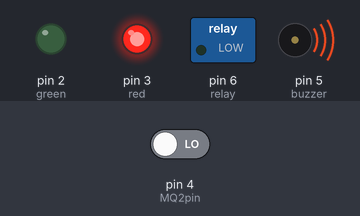
Recording of a sketch running on a simulated Arduino Uno, built with avr-gcc and run on an emulated ATmega328P. Shown: switched loads named in the sketch (green lamp = pin HIGH), output pins drawn as LEDs (lit = HIGH), buzzer (waves = sounding, pin HIGH). The inputs (shaded band) are chosen by the test bench; at power-on: pin 4 (MQ2pin) LOW. What the sketch prints to the serial monitor is not drawn.

Above: at 30.05 s.
At 32.73 s:
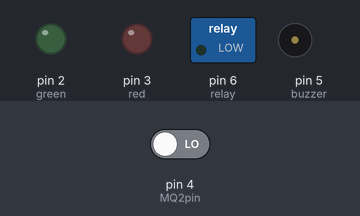
Timing chart, 0 to 33.0 s (numbered marks = the images above):
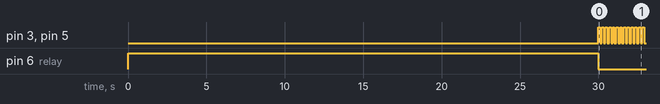

The sketch:

ALNAQI_Arduino.ino
```cpp
#define MQ2pin 4
#define relay 6
#define buzzer 5
#define red 3
#define green 2

unsigned long previousMillis = 0;
unsigned long relayOffMillis = 0;
const long interval = 100;
const long relayDelay = 7000;
bool buzzerState = false;
bool redState = false;
bool gasDetected = false;
bool relayCountdown = false;

void setup() {
  // ✅ First thing - turn off the fan immediately
  pinMode(relay, OUTPUT);
  digitalWrite(relay, HIGH);
  Serial.begin(9600);
  Serial.println("MQ2 warming up!");
  delay(30000);
  pinMode(buzzer, OUTPUT);
  pinMode(red, OUTPUT);
  pinMode(green, OUTPUT);
  digitalWrite(buzzer, LOW);
  digitalWrite(red, LOW);
  digitalWrite(green, HIGH);
}

void loop() {
  int sensorValue = digitalRead(MQ2pin);
  Serial.print("Digital Output: ");
  Serial.println(sensorValue);

  if (sensorValue == 0) {  // ⚠️ Gas detected = danger
    gasDetected = true;
    relayCountdown = false;
    digitalWrite(green, LOW);
    digitalWrite(relay, LOW);
    blinkRedAndBuzzer();
  } else {  // ✅ No gas = safe
    buzzerState = false;
    redState = false;
    digitalWrite(red, LOW);
    digitalWrite(buzzer, LOW);
    digitalWrite(green, HIGH);

    if (gasDetected) {
      gasDetected = false;
      relayCountdown = true;
      relayOffMillis = millis();
    }

    if (relayCountdown) {
      if (millis() - relayOffMillis >= relayDelay) {
        relayCountdown = false;
        digitalWrite(relay, HIGH);
      }
    }
  }
}

void blinkRedAndBuzzer() {
  unsigned long currentMillis = millis();
  if (currentMillis - previousMillis >= interval) {
    previousMillis = currentMillis;
    buzzerState = !buzzerState;
    redState = !redState;
    digitalWrite(buzzer, buzzerState);
    digitalWrite(red, redState);
  }
}
```

Measured:
- by itself, pin 3 (red), pin 5 (buzzer): alternates HIGH for 0.12 s and LOW for 0.12 s
- by itself, pin 6 (relay): HIGH → LOW at 30.0 s
